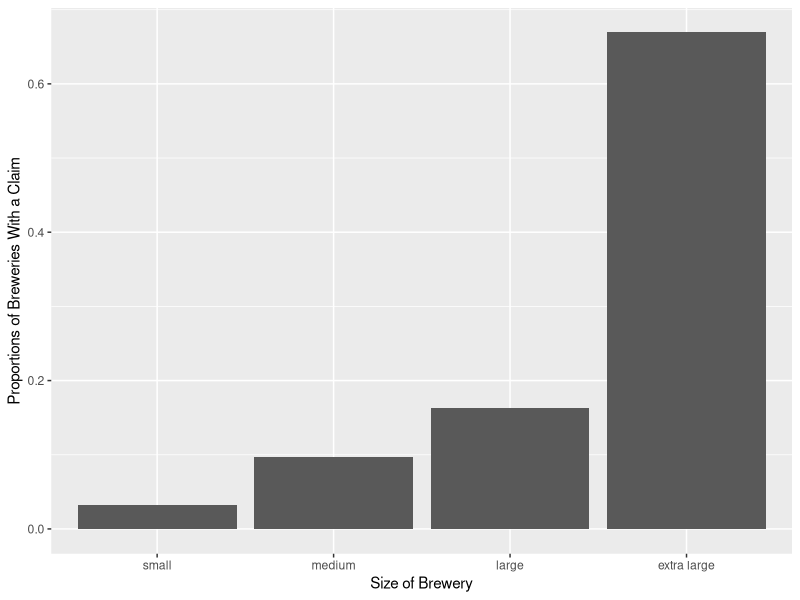
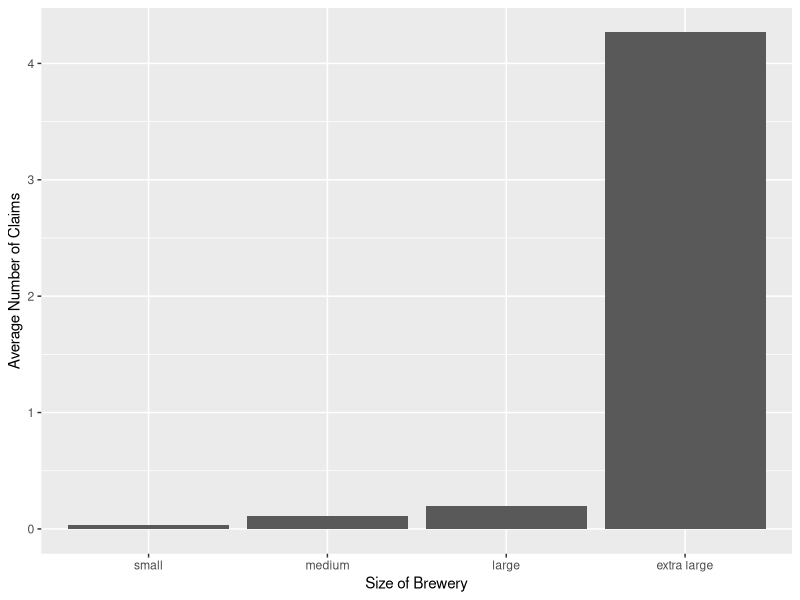

R code for these plots, in order:
## ---- chunk 1
# Retain (and do not edit) this code chunk!!!
library(knitr)
knitr::opts_chunk$set(echo = FALSE)
knitr::opts_chunk$set(message = FALSE)
## ---- chunk 2
library(readr)
library(tidyr)
library(dplyr)
library(ggplot2)
library(car)
library(emmeans)
library(knitr)
library(geepack)

## Reading in raw data
wc <- read_csv("../data/craftbeer_wc.csv")

## Cleaning data, wc2 = final cleaned data frame to use for analysis
wc2 <- wc %>% 
  group_by(Policy_Dim_Key, year) %>% 
  summarize(avg_payroll = mean(adj_payroll),
            total_claims = sum(Claim_Count)) %>% 
  mutate(claim_filed = ifelse(total_claims == 0, 0, 1)) %>% 
  ungroup() %>% 
  mutate(Policy_Dim_Key = as.factor(Policy_Dim_Key),
         year = as.factor(year)) %>% 
  rename(brewery = Policy_Dim_Key)
## ---- chunk 3

## Adds a table to present in the report. 
data_table <- wc2 %>% 
  rename(Brewery = brewery,
         Year = year,
         'Average Payroll' = avg_payroll,
         'Total Claims' = total_claims,
         'Claim Filed?' = claim_filed)

kable(sample_n(data_table, 10, replace = TRUE), 
      caption = "Sample of the brewery worker's compensation claim data.",
      align = "ccccc")

## ---- chunk 4
summary(wc2)
## ---- chunk 5

#payroll stats
payroll_stats <- summary(wc2$avg_payroll)
payroll_stats

#size categories based on quartile
size_categories <- wc2 %>% 
  mutate(size = cut(avg_payroll, breaks=c(-Inf, 71370, 143400, 307722, Inf), labels=c("small","medium","large","extra large")))

SumStats <- size_categories %>% 
             group_by(size) %>% 
             summarize(n_breweries = n(),
             prop_claim = sum(claim_filed/n_breweries))
SumStats

SumStats2 <- size_categories %>% 
             group_by(size) %>% 
             summarize(n_breweries = n(),
             avg_claims = mean(total_claims))

ggplot() +
  geom_col(data = SumStats, aes(size, y = prop_claim)) +
  labs(x = "Size of Brewery", y = "Proportions of Breweries With a Claim")
## ---- chunk 6
ggplot() +
  geom_col(data = SumStats2, aes(size, y = avg_claims)) +
  labs(x = "Size of Brewery", y = "Average Number of Claims")

SumStats3 <- wc2 %>% 
            group_by(year) %>%
            summarise(n_breweries = n(),
            Prop_Claim = sum(claim_filed)/n_breweries)



SumStats4 <- wc2 %>% 
            group_by(year) %>%
            summarise(n = n(),
            avg_claims = mean(total_claims))

SumStats3
## ---- chunk 7
# Binary Response with Repeated Measures
Model1 <- geeglm(claim_filed ~ avg_payroll, id = brewery,
                         family = binomial(link = "logit"), 
                         corstr = "exchangeable", data = wc2)
## ---- chunk 8
# Count Response with Repeated Measures
Model2 <- geeglm(total_claims ~ avg_payroll, id = brewery,
                         family = poisson(link = "log"), 
                         corstr = "exchangeable", data = wc2)
## ---- chunk 9
# Summary Table of Model1
summary(Model1) %>% 
  coefficients()
## ---- chunk 10
# Model1 Odds Ratio
format(exp(35265 * 3.21e-06), digits = 16)
## ---- chunk 11
# Summary Table Model2
summary(Model2) %>% 
  coefficients()
## ---- chunk 12
# Model2 Odds Ratio
format(exp(35265* 1.240874e-07), digits = 6)
## ---- chunk 13
# References 
citation("geepack")
